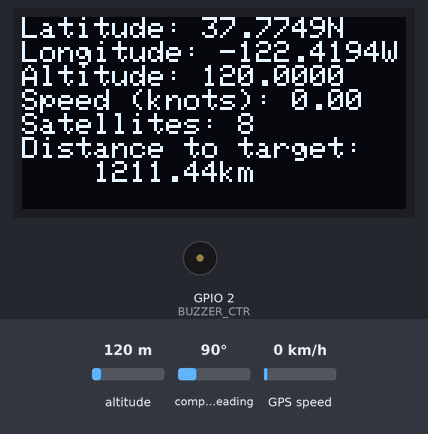
This sketch was run on a simulated ESP32. Parts: 128×64 one-colour display, buzzer (waves = sounding, pin HIGH). Inputs (shaded band) come from the test bench; at power-on: altitude 120 m, GPS speed 0 km/h, compass heading 90°. The display library's start-up logo is not drawn; the GPS gets a fix after 3 s at 37.7749, -122.4194 with 8 satellites; what the sketch prints to the serial monitor is not drawn.

Above: at 4.2 s.
4.3 s: altitude set to 20 m
At 5.5 s:
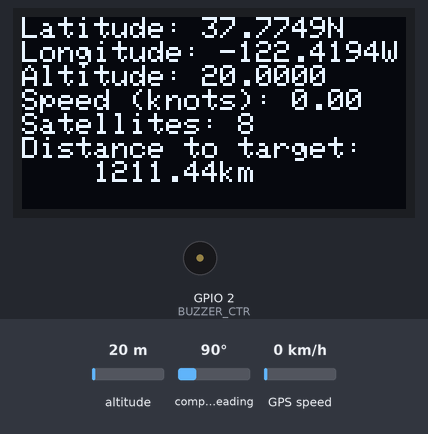
6.5 s: GPS speed set to 2 km/h
At 8.2 s:
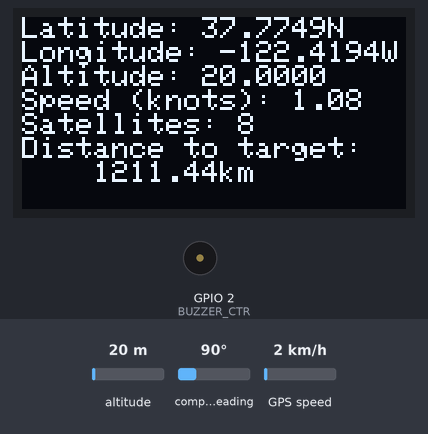
8.5 s: altitude set to 250 m
At 9.9 s:
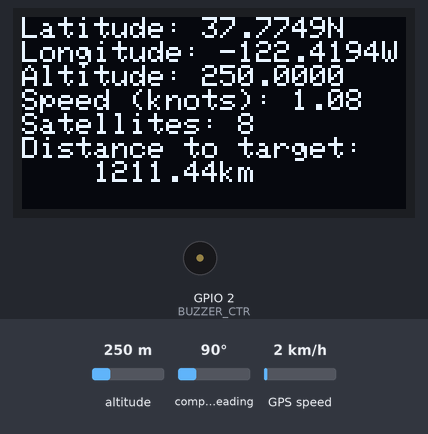
10.5 s: GPS speed set to 30 km/h
At 11.4 s:
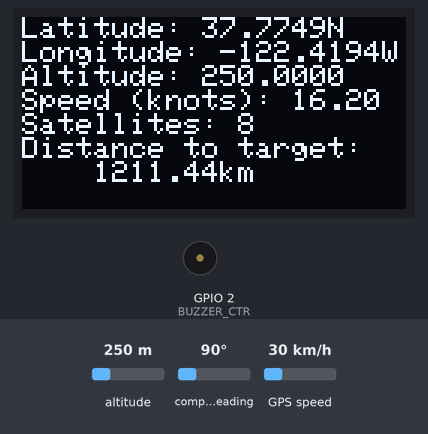
Timing chart, 0 to 13.5 s (numbered marks = the images above; inputs shaded):
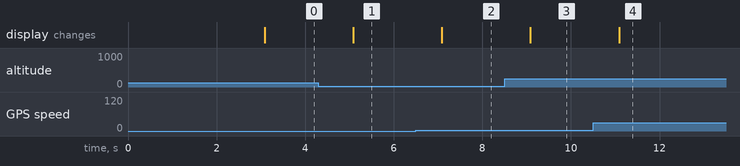

Measured:
- after the input at 4.3 s, the display: changes after 0.78 s (image 1)
- after the input at 6.5 s, the display: changes after 0.58 s (image 2)
- after the input at 8.5 s, the display: changes after 0.59 s (image 3)
- after the input at 10.5 s, the display: changes after 0.59 s (image 4)

The sketch:

GPS_Scavanger_Hunt.ino
```cpp
#include <Adafruit_GPS.h>
#include <math.h>
#include <SPI.h>
#include <WiFi.h>
#include <Wire.h>
#include <Adafruit_GFX.h>
#include <Adafruit_SSD1306.h>

// Set GPSECHO to 'false' to turn off echoing the GPS data to the Serial console
// Set to 'true' if you want to debug and listen to the raw GPS sentences.
#define GPSECHO         false
#define gpsSerial       Serial1


// Buzzer Pinout
#define BUZZER_CTR  2

// 124x68 OLED
#define OLED_MOSI   8
#define OLED_CLK    9
#define OLED_DC     10
#define OLED_CS     11
#define OLED_RESET  12

#define LATITUDE        32.232462
#define LONGITUDE       -110.951030

#define LATITUDE_ERROR  0
#define LONGITUDE_ERROR 0

// Geographical Constants
#define EARTH_RADIUS  3958.756 // miles


Adafruit_GPS GPS(&gpsSerial);
Adafruit_SSD1306 display(OLED_MOSI, OLED_CLK, OLED_DC, OLED_RESET, OLED_CS);

// this keeps track of whether we're using the interrupt
boolean usingInterrupt = false;
void useInterrupt(boolean); // Func prototype keeps Arduino 0023 happy

//char ssid[] = "William's iPhone";
//char pass[] = "b5yi5913vuvjz";
//int status = WL_IDLE_STATUS;

void setup()
{
  // Setup Buzzer Pinout
  pinMode(BUZZER_CTR,OUTPUT);

  // Connect at 115200 so we can read the GPS fast enough and echo without dropping chars
  Serial.begin(115200);
  Serial.println("Adafruit GPS library basic test!");

  // 9600 NMEA is the default baud rate for Adafruit MTK GPS's- some use 4800
  GPS.begin(9600);
  gpsSerial.begin(9600);

  // Turn on RMC (recommended minimum) and GGA (fix data) including altitude
  GPS.sendCommand(PMTK_SET_NMEA_OUTPUT_RMCGGA);

  // Set the update rate
  GPS.sendCommand(PMTK_SET_NMEA_UPDATE_1HZ);

  // Request updates on antenna status, comment out to keep quiet
  GPS.sendCommand(PGCMD_ANTENNA);

  // the nice thing about this code is you can have a timer0 interrupt go off
  // every 1 millisecond, and read data from the GPS for you. that makes the
  // loop code a heck of a lot easier!

  // Start displaySerial for the Adafruit 124x68 OLED display
  Serial.begin(9600);
  display.begin(SSD1306_SWITCHCAPVCC);
  display.display();
  delay(2000);
  display.clearDisplay();
  // Display has been initialized


#ifdef __arm__
  usingInterrupt = false;  //NOTE - we don't want to use interrupts on the Due
#else
  useInterrupt(true);
#endif

  delay(1000);
  // Ask for firmware version
  gpsSerial.println(PMTK_Q_RELEASE);

  // Connect to WiFi
//  Serial.println("Attempting to start WiFi-Connection");
//  while(status != WL_CONNECTED) {
//    Serial.println(status);
//    Serial.println("...");
//    status = WiFi.begin(ssid, pass);
//    delay(10000);
//    Serial.println(status);
//  }
//
//  Serial.println(WiFi.localIP());
}

#ifdef __AVR__
  SIGNAL(TIMER0_COMPA_vect) {
    char c = GPS.read();
    // if you want to debug, this is a good time to do it!
  #ifdef UDR0
    if (GPSECHO)
      if (c) UDR0 = c;
      // writing direct to UDR0 is much much faster than Serial.print
      // but only one character can be written at a time.
  #endif
  }

  void useInterrupt(boolean v) {
    if (v) {
      // Timer0 is already used for millis() - we'll just interrupt somewhere
      // in the middle and call the "Compare A" function above
      OCR0A = 0xAF;
      TIMSK0 |= _BV(OCIE0A);
      usingInterrupt = true;
    } else {
      // do not call the interrupt function COMPA anymore
      TIMSK0 &= ~_BV(OCIE0A);
      usingInterrupt = false;
    }
  }
#endif //#ifdef__AVR__

float deg2rad(float deg) {

  return (deg * (PI/180));
}

float toDecimalDegrees(float nmeaVal, char direction) {
  float degree = (int) nmeaVal/100;
  float decimal = (nmeaVal - (degree * 100))/60;
  float answer = degree + decimal;
  if(direction == 'S' || direction == 'W') return answer * -1;
  else return answer;
}

uint32_t timer = millis();
void loop()                     // run over and over again
{
  // in case you are not using the interrupt above, you'll
  // need to 'hand query' the GPS, not suggested :(
  if (! usingInterrupt) {
    // read data from the GPS in the 'main loop'
    char c = GPS.read();
    // if you want to debug, this is a good time to do it!
    if (GPSECHO)
      if (c) Serial.print(c);
  }

  if (GPS.newNMEAreceived()) {
    // a tricky thing here is if we print the NMEA sentence, or data
    // we end up not listening and catching other sentences!
    // so be very wary if using OUTPUT_ALLDATA and trytng to print out data
    //Serial.println(GPS.lastNMEA());   // this also sets the newNMEAreceived() flag to false

    if (!GPS.parse(GPS.lastNMEA()))   // this also sets the newNMEAreceived() flag to false
      return;  // we can fail to parse a sentence in which case we should just wait for another
  }

  // if millis() or timer wraps around, we'll just reset it
  if (timer > millis())  timer = millis();

  // approximately every 2 seconds or so, print out the current stats
  if (millis() - timer > 2000) {
    timer = millis(); // reset the timer

    display.clearDisplay();
    display.setTextSize(1);
    display.setTextColor(WHITE);
    display.setCursor(0,0);

    if (GPS.fix) {
      display.print("Latitude: ");
      display.print(toDecimalDegrees(GPS.latitude + LATITUDE_ERROR, GPS.lat), 4);
      display.println(GPS.lat);
      display.print("Longitude: ");
      display.print(toDecimalDegrees(GPS.longitude + LONGITUDE_ERROR, GPS.lon), 4);
      display.println(GPS.lon);
      display.print("Altitude: ");
      display.println(GPS.altitude, 4);
      display.print("Speed (knots): ");
      display.println(GPS.speed);
      display.print("Satellites: ");
      display.println(GPS.satellites);

      float lat1 =   deg2rad(LATITUDE);
      float lat2 =  deg2rad(toDecimalDegrees(GPS.latitude + LATITUDE_ERROR, GPS.lat));
      float latDiff = deg2rad(toDecimalDegrees(GPS.latitude + LATITUDE_ERROR, GPS.lat) - LATITUDE);
      float longDiff = deg2rad(toDecimalDegrees(GPS.longitude - LONGITUDE_ERROR, GPS.lon) - LONGITUDE);

      //float distance = acos(sin(latOrg)*sin(latNew))+cos(latOrg)*cos(latNew)*cos(longNew-longOrg) * EARTH_RADIUS;
      float a = sin(latDiff/2)*sin(latDiff/2)+cos(lat1)*cos(lat2)*sin(longDiff/2)*sin(longDiff/2);
      float c = 2*atan2(sqrt(a),sqrt((1-a)));
      float distance = EARTH_RADIUS * c;
      distance *= 1609.34;
      display.print("Distance to target:\n    ");
      display.print(distance / 1000);
      display.print("km");

      if(distance < 10) {
        tone(2,300);
      }
    } else {
      display.println("Searching for GPS signal...");
    }
    display.display();
  }
}
```
